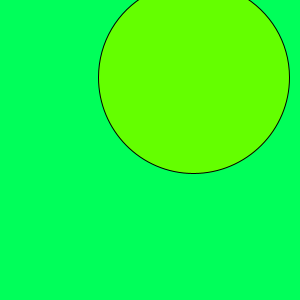
Frame 1 (no input)
Frame 60 (the mouse pressed at the canvas centre just before this capture): identical to frame 1, image omitted
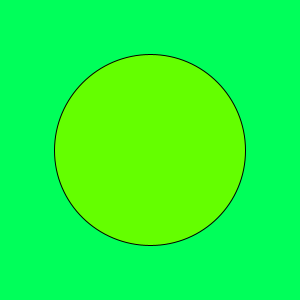
Frame 120 (the mouse held since frame 60 and released just before this capture)

The Processing sketch that drew these frames (run headless with seeded random() and noise(); from frame 60 on, the mouse is pressed at the canvas centre):

// Processing sketch: MouseCircle
// ── MouseCircle.pde
class Mover {
  float x, y;
  float r;
  color c;
  Mover() {
    x = random(width);
    y = random(height);
    r = random(10, 100);
    c = color(random(10, 255), 255, 255);
  }
  void draw() {
    fill(c);
    ellipse(x, y, 2*r, 2*r);
  }
}

Mover mover;

void setup() {
  size(300, 300);
  colorMode(HSB);
  mover = new Mover();
}

void draw() {
  background(100, 255, 255);
  mover.draw();
}

void mousePressed() {
  println("mousePressed");
  mover.x = mouseX;
  mover.y = mouseY;
}

void mouseDragged() {
  println("mouseDragged");
}

void mouseReleased() {
  println("mouseReleased");
}
